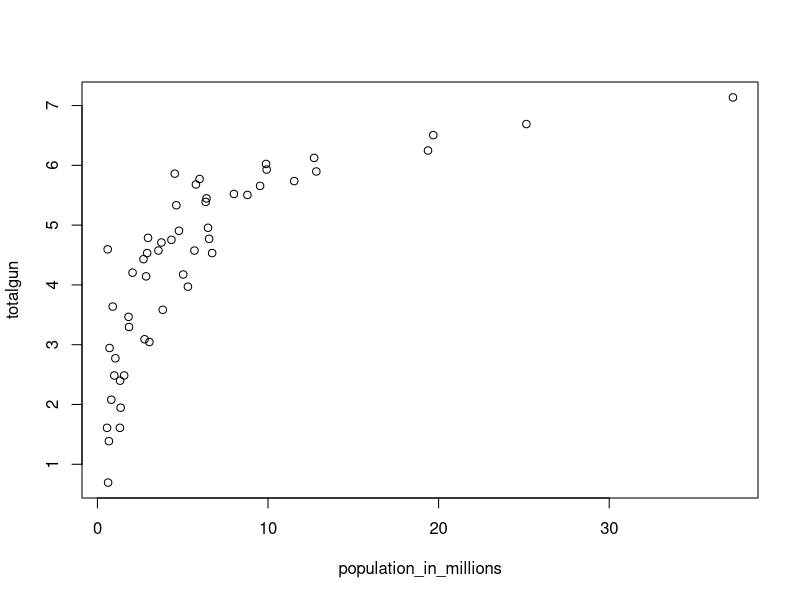
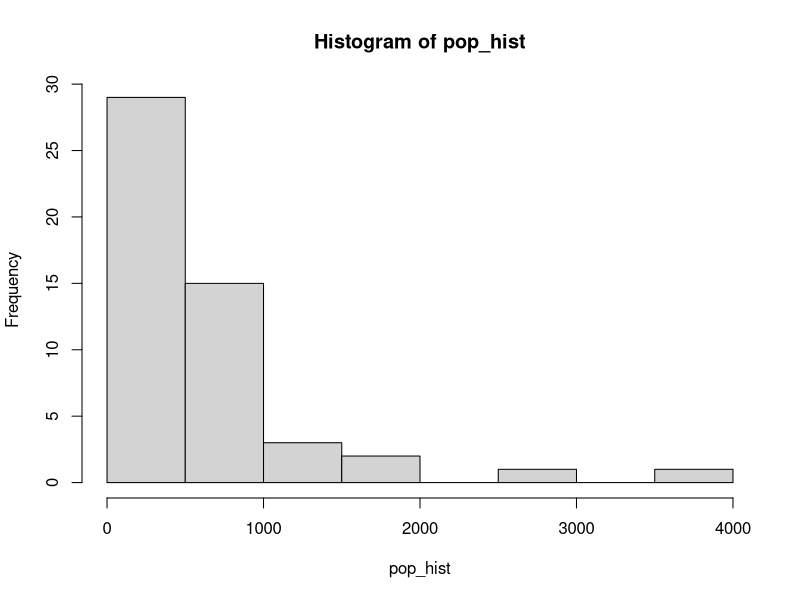
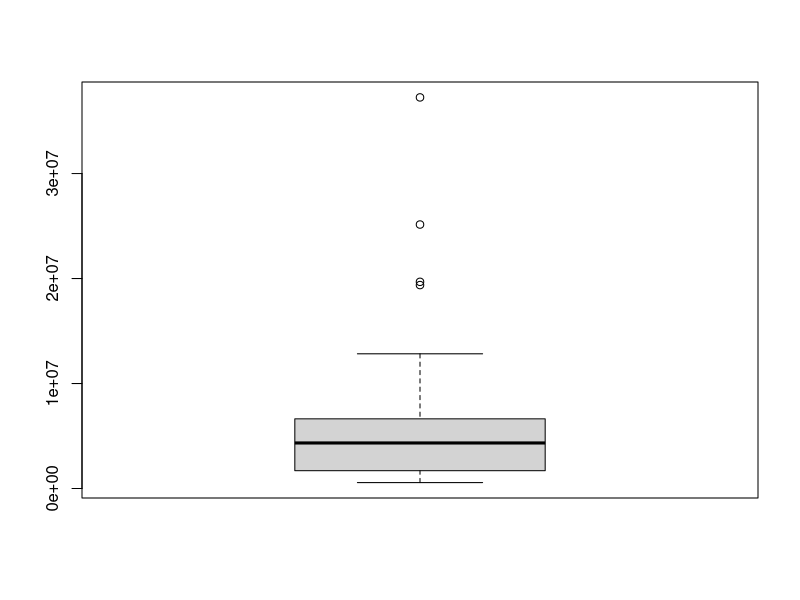

Generate these figures, in order, with R:
library(dslabs)
data(murders)
pop<-(murders$population)
#1
pop <- murders$population
sort(pop)
#2
index <- order(pop, decreasing = TRUE)
head(index,1)
#3
popmin<-which.min(murders$population)
#4
murders$state[popmin]
#5
ranks<-rank(pop)
ranks
my_df<-data.frame(ranking=ranks, population=pop)
#6
ind<-order(my_df$ranking)
ind
#7
population_in_millions <- murders$population/10^6 
total_gun_murders <- murders$total 
totalgun<-log(total_gun_murders)
plot(population_in_millions,totalgun)

#8

pop_hist<-with(murders, pop/10000)
hist(pop_hist)

regionn<-murders$region
boxplot(pop, data=regionn)
